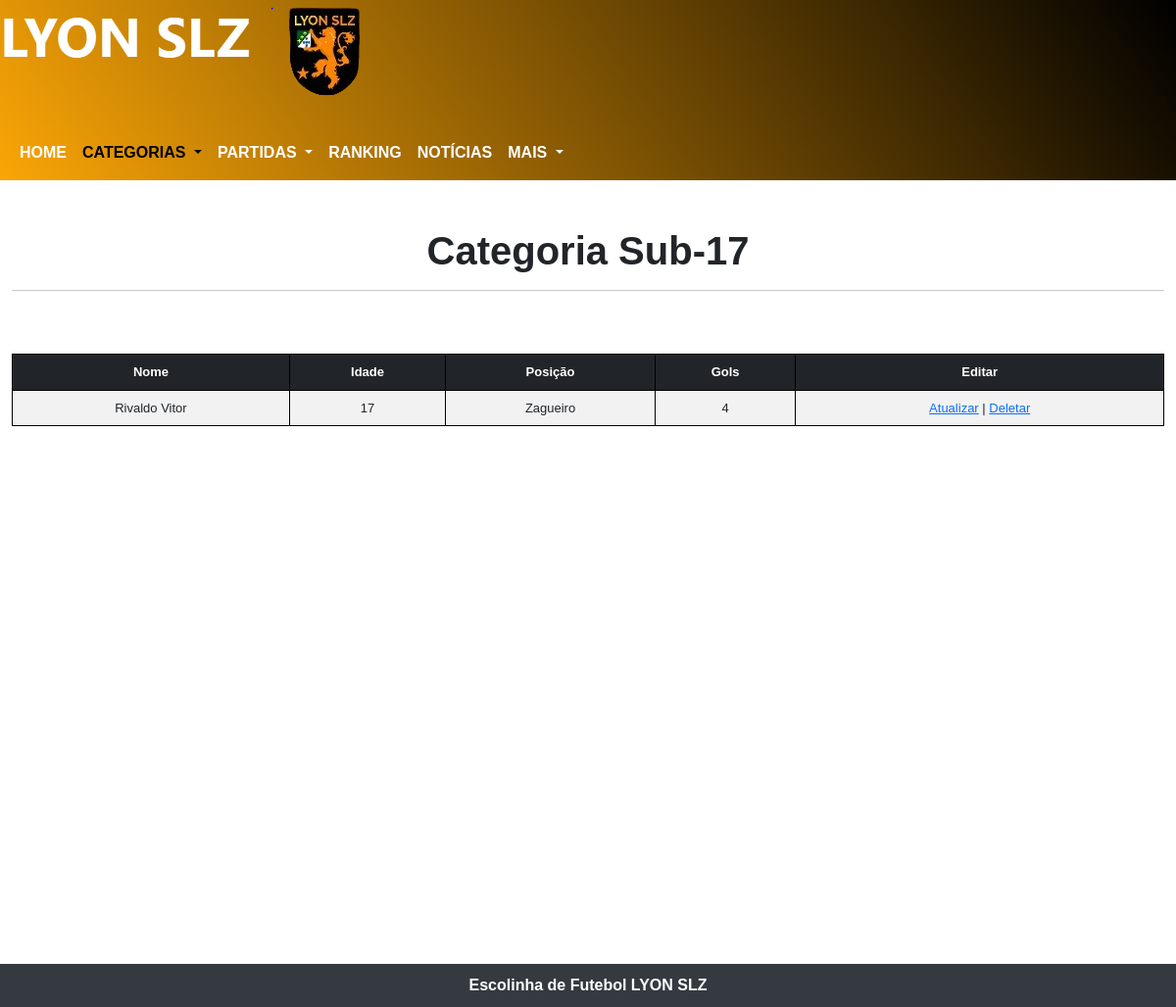
The app's page /admin/subsAdmin/sub17Admin.php with its own data.
### tables this page shows
CREATE TABLE `tbljogadoress` (
  `id` int(11) UNSIGNED NOT NULL,
  `nome` varchar(45) NOT NULL,
  `sobrenome` varchar(45) NOT NULL,
  `idade` int(11) NOT NULL,
  `id_posicao` int(11) UNSIGNED NOT NULL,
  `gols` int(11) NOT NULL
);

CREATE TABLE `tblposicao` (
  `id_posicao` int(11) UNSIGNED NOT NULL,
  `nome_posicao` varchar(255) NOT NULL
);

### admin/subsAdmin/sub17Admin.php (the view, shortened to what this page needs)
<?php
require('../../db/conexao.php');
$sql = $pdo->prepare("SELECT tbljogadoress.*, tblposicao.nome_posicao
FROM tbljogadoress
JOIN tblposicao
ON tbljogadoress.id_posicao = tblposicao.id_posicao
WHERE idade > 15 AND idade <= 17");
$sql->execute();
$dados = $sql->fetchAll();
?>
<!DOCTYPE html>
<html lang="pt-br">
<head>
  <link href="https://cdn.jsdelivr.net/npm/bootstrap@5.3.0/dist/css/bootstrap.min.css" rel="stylesheet">
  <link rel="stylesheet" href="../../css/navHamburguer.css">
  <link rel="stylesheet" href="../../css/layout.css">
  <link rel="stylesheet" href="../../css/timeANDescudo.css">
  <link rel="stylesheet" href="lyon.jpg">
  <link rel="stylesheet" href="../../css/update-delete.css">
</head>
<body>
  <div class="cabecalho">
    <picture>
      <source media="(max-width: 261px)" srcset='../../img/imgLogo/lyonSlzEscudo5.png' loading="lazy">
      <source media="(max-width: 269px)" srcset='../../img/imgLogo/lyonSlzEscudo4.png' loading="lazy">
      <source media="(max-width: 311px)" srcset='../../img/imgLogo/lyonSlzEscudo3.png' loading="lazy">
      <source media="(max-width: 375px)" srcset='../../img/imgLogo/lyonSlzEscudo2.png' loading="lazy">
      <img src="../../img/imgLogo/lyonSlzEscudo.png" alt="Escudo do time LYYON SLZ" loading="lazy">
    </picture>
    <nav class="navbar navbar-expand-lg mt-4">
      <div class="container-fluid">
        <div class="collapse navbar-collapse" id="navbarNavDropdown">
          <ul class="navbar-nav">
            <li class="nav-item">
              <a class="nav-link" aria-current="page" href="../homeAdmin.php">HOME</a>
            </li>
            <li class="nav-item dropdown">
              <a class="nav-link dropdown-toggle active" href="#" role="button" data-bs-toggle="dropdown" aria-expanded="false">
                CATEGORIAS
              </a>
            </li>
            <li class="nav-item dropdown">
              <a class="nav-link dropdown-toggle" href="#" role="button" data-bs-toggle="dropdown" aria-expanded="false">
                PARTIDAS
              </a>
            </li>
            <li class="nav-item">
              <a class="nav-link" aria-current="page" href="../rankingAdmin.php">RANKING</a>
            </li>
            <li class="nav-item">
              <a class="nav-link" href="../noticiaisAdmin.php">NOTÍCIAS</a>
            </li>
            <li class="nav-item dropdown">
              <a class="nav-link dropdown-toggle" href="#" role="button" data-bs-toggle="dropdown" aria-expanded="false">
                MAIS
              </a>
            </li>
          </ul>
        </div>
      </div>
    </nav>
  </div>
  <main>
    <div class="container-fluid">
      <h1 class="categoria">Categoria Sub-17</h1>
      <hr>
      <br><br>
      <?php
      if (count($dados) > 0) {
        echo "<div class='table table-responsive table-striped'>";
        echo "<table class='table table-striped'>
          <thead class=table-dark>
          <tr>
              <th>Nome</th>
              <th>Idade</th>
              <th>Posição</th>
              <th>Gols</th>
              <th>Editar</th>
          </tr>
          </thead>";
        foreach ($dados as $chaves => $valor) {
          echo "<tr>
                          <td>" . $valor['nome'] . " " . $valor['sobrenome'] . "</td>
                          <td>" . $valor['idade'] . "</td>
                          <td>" . $valor['nome_posicao'] . "</td>
                          <td>" . $valor['gols'] . "</td>
                          <td><a href='#' class='btn-atualizar' data-id='" . $valor['id'] . "' data-nome='" . $valor['nome'] . "'
                          data-sobrenome='" . $valor['sobrenome'] . "'
                          data-idade='" . $valor['idade'] . "'
                          data-posicao='" . $valor['id_posicao'] . "'
                          data-gols='" . $valor['gols'] . "'>Atualizar</a> |
                           <a href='#' class='btn-deletar'
                           data-id='" . $valor['id'] . "'
                           data-nome='" . $valor['nome'] . "'
                           data-sobrenome='" . $valor['sobrenome'] . "'
                           data-idade='" . $valor['idade'] . "'
                           data-posicao='" . $valor['id_posicao'] . "'
                           data-gols='" . $valor['gols'] . "'>Deletar</a></td>
                      </tr>";
        }
        echo "</table>";
        echo "</div>";
      } else {
        echo "<p style='text-align:center'>Nenhuma jogador desta foi <a href='../cadastroDeJogador.php'>cadastrado</a></p>";
      }
      ?>
    </div>
  </main>
  <footer>
    <p class="mb-0">Escolinha de Futebol LYON SLZ</p>
  </footer>
</body>
</html>

### css/navHamburguer.css (style rules this page uses)
.nav-link { color: white; font-weight: bold; font-size: 100%; }

### css/layout.css (style rules this page uses)
:root { --cor-fundo: linear-gradient(55deg, rgb(250, 165, 6), black); --cor-submenu: rgb(172, 114, 8); --cor-hover: rgb(226, 190, 30); --cor-primaria: rgb(231, 241, 236); }
body { background-color: rgb(228, 228, 228); }
main { background-color: white; min-height: 100vh; margin: auto; box-shadow: 0px 3px 3px 0px black; }
footer { background-color: #343a40; padding: 10px; }
footer>p { text-align: center; color: white; font-weight: bold; }

### css/timeANDescudo.css (style rules this page uses)
div.cabecalho { background: linear-gradient(55deg, rgb(250, 165, 6), black); }

### css/update-delete.css (style rules this page uses)
h1.categoria { text-align: center; padding-top: 6vh; font-family: Arial, Helvetica, sans-serif; font-weight: bold; }

### admin/subsAdmin/sub17Admin.php (style rules this page uses)
body { width: 100%; font-family: Arial, Helvetica, sans-serif; }
table { width: 100%; }
th, td { padding: 5px; text-align: center; border: solid 1px black; font-size: 13px; }

### records on screen
tbljogadoress: nome "Rivaldo", sobrenome "Vitor", idade "17", id_posicao.nome_posicao "Zagueiro", gols "4"
